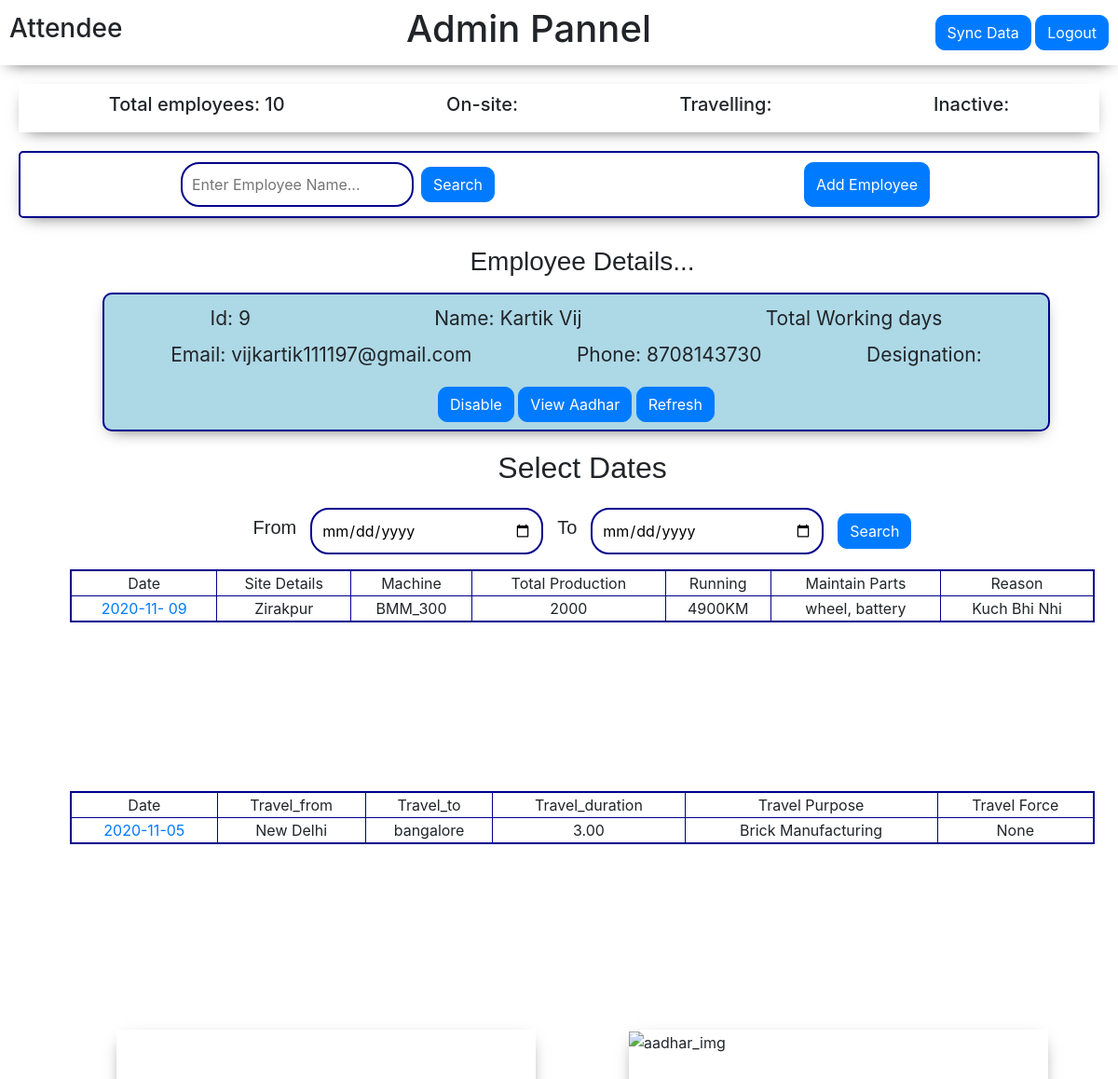
/homeadmin/9 (signed in), run on the app's committed database.
### attende/models.py (models this page shows, shortened)
class Employee(models.Model):
    emp_id = models.AutoField(primary_key=True)
    employee_name = models.CharField(max_length=100)
    employee_phone = models.IntegerField()
    designation = models.CharField(max_length=20)
    place = models.CharField(max_length=30)
    employee_username = models.CharField(max_length=25)
    employee_aadhar = models.ImageField(upload_to ="attende/aadhar", default="")
    employee_email = models.CharField(max_length=500, default="")

class OnSite(models.Model):
    employee = models.ForeignKey(Employee, on_delete=models.CASCADE, null=True)
    emp_date = models.DateField()
    emp_latitude = models.DecimalField(max_digits=10, decimal_places=5, default=0)
    emp_longitude = models.DecimalField(max_digits=10, decimal_places=5, default=0)
    emp_siteInfo = models.CharField(max_length=500, default="")
    emp_work_modelNumber  = models.CharField(max_length=50, blank=True, null=True)
    emp_totalProdution  = models.CharField(max_length=50, blank=True, null=True)
    emp_running = models.CharField(max_length=50, blank=True, null=True)
    emp_maintainParts = models.CharField(max_length=500, default="", blank=True)
    emp_partsReason = models.CharField(max_length=500, default="", blank=True)
    maintain_partsImg = models.ImageField(upload_to="attende/aadhar", default="", blank=True)

class Travel(models.Model):
    employee = models.ForeignKey(Employee, on_delete=models.CASCADE, null=True)
    emp_date = models.DateField()
    emp_latitudec = models.DecimalField(max_digits=10, decimal_places=5, default=0)
    emp_longitudec = models.DecimalField(max_digits=10, decimal_places=5, default=0)
    emp_latitude1 = models.DecimalField(max_digits=10, decimal_places=5, default=0, blank=True, null=True)
    emp_longitude1 = models.DecimalField(max_digits=10, decimal_places=5, default=0, blank=True, null=True)
    emp_latitude2 = models.DecimalField(max_digits=10, decimal_places=5, default=0, blank=True, null=True)
    emp_longitude2 = models.DecimalField(max_digits=10, decimal_places=5, default=0, blank=True, null=True)
    emp_latitude3 = models.DecimalField(max_digits=10, decimal_places=5, default=0, blank=True, null=True)
    emp_longitude3 = models.DecimalField(max_digits=10, decimal_places=5, default=0, blank=True, null=True)
    travel_from = models.CharField(max_length=100, default="", blank=True)
    travel_to = models.CharField(max_length=100, default="", blank=True)
    travel_by = models.CharField(max_length=100, default="", blank=True)
    travel_duration = models.DecimalField(max_digits=5, decimal_places=2, default=0, blank=True)
    travel_purpose = models.CharField(max_length=100, default="", blank=True)
    travel_force =  models.IntegerField(blank=True, null=True)
    accompanied_emp2 = models.IntegerField(blank=True, null=True)
    accompanied_emp3 =  models.IntegerField(blank=True, null=True)
    accompanied_emp4 =  models.IntegerField(blank=True, null=True)
    accompanied_emp5 =  models.IntegerField(blank=True, null=True)

### attende/views.py (the view)
# urls.py: path('homeadmin/<id>', views.homeadmin, name="homeadmin"),
def homeadmin(request, id):
    if request.user.is_authenticated :
        empData = []
        employe = Employee.objects.all()
        for em in employe:
            empData.append(em)
        ed = Employee.objects.filter(emp_id=id)
        totalemp  = Employee.objects.all().count()
        empworkdt = Travel.objects.filter(employee__emp_id=id)
        empworkds = OnSite.objects.filter(employee__emp_id=id)
        if request.method == "POST":
            d1 = request.POST['datefrom']
            d2 = request.POST['dateto']
            empwrkt =  Travel.objects.filter(employee__emp_id=id, emp_date__range=(d1, d2))
            empwrkds = OnSite.objects.filter(employee__emp_id=id, emp_date__range=(d1, d2))
            params = { 'empData' : empData,
                   'empdetail': ed,
                   'totalemp': totalemp,
                   'empwrkt': empwrkt,
                   'empwrkds': empwrkds,
                   'id': id ,
                    'd1': d1,
                    'd2': d2 }
            return render(request, 'attende/admin.html', params)
        else:
            params = { 'empData' : empData,
                   'empdetail': ed,
                   'totalemp': totalemp,
                   'empworkdt': empworkdt,
                   'empworkds': empworkds,
                   'id': id,
                   'd1': "mm-dd-yyyy",
                   'd2': "mm-dd-yyyy" }
            return render(request, 'attende/admin.html', params)
    else :
      return redirect('/')

### templates/attende/admin.html (shortened to what this page needs)
<!doctype html>
<html lang="en">
<head>
    <link rel="stylesheet" href="https://cdn.jsdelivr.net/npm/bootstrap@4.5.3/dist/css/bootstrap.min.css"
>
</head>
<body>
    <div class="admin_top">
        <h3>Attendee</h3>
        <h1>Admin Pannel</h1>
        <div class="a">
        <a href="/sync/"><button class="btn btn-primary" style="border-radius: 10px;">Sync Data</button></a>
        <a href="/logout/"><button class="btn btn-primary" style="border-radius: 10px;">Logout</button></a>
        </div>
    </div>
    <div class="admin_top1">
        <h5>Total employees: {{totalemp}}</h5>
        <h5>On-site: </h5>
        <h5>Travelling: </h5>
        <h5>Inactive: </h5>
    </div>
    <div class="admin_middle">
        <div class="left">
            <form method="GET" action="/search/" class="sf">
                <input type="text" placeholder="Enter Employee Name..." id="search" name="query">
                <button class="btn btn-primary ml-2" style="border-radius: 10px;">Search</button>
            </form>
        </div>
        <button type="button" class="btn btn-primary mx-2 " style="border-radius: 10px;" data-toggle="modal"
            data-target="#signup">
            Add Employee
        </button>
    </div>
    <div class="admin_bottom">
        <div class="emp_details">
            <div class="empDetails_middleA">
                <center>
                    <h3 style=" font-family: Comic Sans MS, cursive, sans-serif;">Employee Details...</h3>
                </center>
                <div class="details container mt-3">
                    {% for emp in empdetail %}
                    <div class="ed">
                        <p1 style="font-size: 21px;">Id: {{emp.emp_id}}</p1>
                        <p1 style="font-size: 21px;">Name: {{emp.employee_name}}</p1>
                        <p1 style="font-size: 21px;">Total Working days</p1>
                    </div>
                    {% endfor %}
                    {% for emp in empdetail %}
                    <div class="e mt-2">
                        <p1 style="font-size: 21px;">Email: {{emp.employee_email}}</p1>
                        <p1 style="font-size: 21px;">Phone: {{emp.employee_phone}}</p1>
                        <p1 style="font-size: 21px;">Designation: {{emp.designation}}</p1>
                    </div>
                    {% endfor %}
                    <center>
                        <button class="btn btn-primary" style="border-radius: 10px;">Disable</button>
                        <button type="button" class="btn btn-primary mb-2 mt-2" style="border-radius: 10px;"
                            data-toggle="modal" data-target="#adhr">
                            View Aadhar
                        </button>
                        <a href="/homeadmin/{{id}}"><button class="btn btn-primary"
                                style="border-radius: 10px;">Refresh</button></a>
                    </center>
                </div>
            </div>
            <div class="empDetails_middleB mt-1">
                <center>
                    <h2 style=" font-family: Comic Sans MS, cursive, sans-serif;">Select Dates</h2>
                </center>
                <div class="datepicker mt-4">
                    <form method="POST" class="sf">
                        <h5 style=" font-family: Comic Sans MS, cursive, sans-serif; margin-right: 15px;">From</h5>
                        <input type="date" id="dt1" name="datefrom" value='{{d1}}'>
                        <h5
                            style=" font-family: Comic Sans MS, cursive, sans-serif;margin-right: 15px; margin-left: 15px;">
                            To
                        </h5>
                        <input type="date" id="dt2" name="dateto" value='{{d2}}'>
                        <button type="submit" class="btn btn-primary"
                            style="margin-left: 15px;border-radius: 10px;">Search</button>
                    </form>
                </div>
                <div class="container mt-3">
                    <div class="emp_workDetail">
                        <table border="1" style="width: 100%;">
                            <tr align="center">
                                <td>Date</td>
                                <td>Site Details</td>
                                <td>Machine</td>
                                <td>Total Production</td>
                                <td>Running</td>
                                <td>Maintain Parts</td>
                                <td>Reason</td>
                            </tr>
                            {% for e in empworkds %}
                            <tr align="center">
                                <td><a
                                        href='/workdetail/{{id}}/{{e.emp_date|date:"Y-m-d"}}'>{{e.emp_date|date:"Y-m- d" }}</a>
                                </td>
                                <td>{{e.emp_siteInfo}}</td>
                                <td>{{e.emp_work_modelNumber}}</td>
                                <td>{{e.emp_totalProdution}}</td>
                                <td>{{e.emp_running}}</td>
                                <td>{{e.emp_maintainParts}}</td>
                                <td>{{e.emp_partsReason}}</td>
                            </tr>
                            {% endfor %}
                        </table>
                    </div>
                    <div class="emp_workDetail1 mt-5">
                        <table border="1" style="width: 100%;">
                            <tr align="center">
                                <td>Date</td>
                                <td>Travel_from</td>
                                <td>Travel_to</td>
                                <td>Travel_duration</td>
                                <td>Travel Purpose</td>
                                <td>Travel Force</td>
                            </tr>
                            {% for e in empworkdt %}
                            <tr align="center">
                                <td><a
                                        href='/workdetail/{{id}}/{{e.emp_date|date:"Y-m-d"}}'>{{e.emp_date|date:"Y-m-d"}}</a>
                                </td>
                                <td>{{e.travel_from}}</td>
                                <td>{{e.travel_to}}</td>
                                <td>{{e.travel_duration}}</td>
                                <td>{{e.travel_purpose}}</td>
                                <td>{{e.travel_force}}</td>
                            </tr>
                            {% endfor %}
                        </table>
                    </div>
                </div>
            </div>
            <div class="container mt-3">
                <div class="empDetailBottom">
                    <div class="mp">
                        <div class="map" id="map">
                        </div>
                    </div>
                    <div class="emp_aadharImg">
                        <img src="" alt="aadhar_img">
                    </div>
                </div>
            </div>
        </div>
    </div>
</body>
</html>

### templates/attende/admin.html (style rules this page uses)
body { overflow-x: hidden; }
.admin_top { display: flex; justify-content: space-between; height: 70px; align-items: center; padding: 10px; position: sticky; top: 0; background-color: white; z-index: 100; width: 100%; box-shadow: 0px 6px 18px -9px rgba(0, 0, 0, 0.75); }
.admin_middle { margin-top: 50px; margin: 20px; display: flex; justify-content: space-around; padding: 10px; border: 2px solid darkblue; border-radius: 5px; box-shadow: 0px 6px 18px -9px rgba(0, 0, 0, 0.75); }
form>input { border: 2px solid darkblue; border-radius: 20px; width: 250px; padding: 10px; outline-width: 0; }
.admin_bottom { display: flex; justify-content: space-between; }
.emp_details { flex: 0.6; margin: 10px; }
.sf { display: flex; justify-content: center; align-items: center; }
.empDetailBottom { display: flex; justify-content: space-between; }
.map { height: 350px; width: 450px; box-shadow: 0px 6px 18px -9px rgba(0, 0, 0, 0.75); margin: 50px; }
.emp_aadharImg { height: 350px; width: 450px; box-shadow: 0px 6px 18px -9px rgba(0, 0, 0, 0.75); margin: 50px; }
.ed { display: flex; justify-content: space-around; padding-top: 10px; }
.e { display: flex; justify-content: space-around; padding-bottom: 10px; }
.details { box-shadow: 0px 6px 18px -9px rgba(0, 0, 0, 0.75); margin-left: 50px; margin-bottom: 20px; width: 90%; background-color: lightblue; border: 2px solid darkblue; border-radius: 10px; }
.admin_top1 { margin-top: 50px; margin: 20px; display: flex; justify-content: space-around; padding: 10px; box-shadow: 0px 6px 18px -9px rgba(0, 0, 0, 0.75); }
.emp_workDetail>table { border: 2px solid darkblue; }
.emp_workDetail { height: 190px; overflow-y: scroll; }
.emp_workDetail1>table { border: 2px solid darkblue; }
.emp_workDetail1 { height: 190px; overflow-y: scroll; }

### data on the page
Employee: emp_id "9", employee_name "Kartik Vij", employee_email "vijkartik111197@gmail.com", employee_phone "8708143730"
OnSite: emp_date "2020-11- 09", emp_siteInfo "Zirakpur", emp_work_modelNumber "BMM_300", emp_totalProdution "2000", emp_running "4900KM", emp_maintainParts "wheel, battery", emp_partsReason "Kuch Bhi Nhi"
Travel: emp_date "2020-11-05", travel_from "New Delhi", travel_to "bangalore", travel_duration "3.00", travel_purpose "Brick Manufacturing", travel_force "None"

### other printed values
{{ totalemp }} "10"
